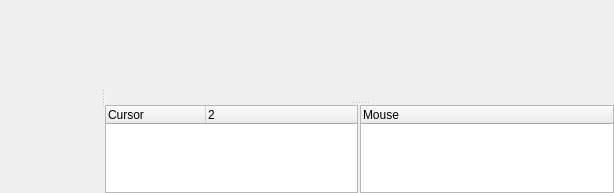
  <widget class="QWidget" name="centralWidget">
   <layout class="QHBoxLayout" name="horizontalLayout">
    <property name="leftMargin">
     <number>0</number>
    </property>
    <property name="topMargin">
     <number>0</number>
    </property>
    <property name="rightMargin">
     <number>0</number>
    </property>
    <property name="bottomMargin">
     <number>0</number>
    </property>
    <item>
     <widget class="QSplitter" name="splitterMain">
      <property name="frameShape">
       <enum>QFrame::NoFrame</enum>
      </property>
      <property name="orientation">
       <enum>Qt::Horizontal</enum>
      </property>
      <property name="handleWidth">
       <number>5</number>
      </property>
      <property name="childrenCollapsible">
       <bool>false</bool>
      </property>
      <widget class="QWidget" name="widgetControlPanelHolder" native="true">
       <layout class="QVBoxLayout" name="layoutControlPanelHolder">
        <property name="spacing">
         <number>0</number>
        </property>
        <property name="leftMargin">
         <number>0</number>
        </property>
        <property name="topMargin">
         <number>0</number>
        </property>
        <property name="rightMargin">
         <number>0</number>
        </property>
        <property name="bottomMargin">
         <number>0</number>
        </property>
        <item>
         <widget class="QWidget" name="widgetControlPanel" native="true">
          <layout class="QVBoxLayout" name="layoutControlPanel">
           <property name="spacing">
            <number>0</number>
           </property>
           <property name="sizeConstraint">
            <enum>QLayout::SetDefaultConstraint</enum>
           </property>
           <property name="leftMargin">
            <number>0</number>
           </property>
           <property name="topMargin">
            <number>0</number>
           </property>
           <property name="rightMargin">
            <number>0</number>
           </property>
           <property name="bottomMargin">
            <number>0</number>
           </property>
           <item>
            <widget class="PanelAllLayers" name="widgetAllLayers" native="true">
             <property name="sizePolicy">
              <sizepolicy hsizetype="MinimumExpanding" vsizetype="MinimumExpanding">
               <horstretch>1</horstretch>
               <verstretch>1</verstretch>
              </sizepolicy>
             </property>
             <property name="minimumSize">
              <size>
               <width>100</width>
               <height>0</height>
              </size>
             </property>
            </widget>
           </item>
          </layout>
         </widget>
        </item>
       </layout>
      </widget>
      <widget class="QWidget" name="widget" native="true">
       <property name="sizePolicy">
        <sizepolicy hsizetype="Preferred" vsizetype="Preferred">
         <horstretch>1</horstretch>
         <verstretch>0</verstretch>
        </sizepolicy>
       </property>
       <layout class="QHBoxLayout" name="horizontalLayout_2">
        <property name="spacing">
         <number>0</number>
        </property>
        <property name="leftMargin">
         <number>0</number>
        </property>
        <property name="topMargin">
         <number>0</number>
        </property>
        <property name="rightMargin">
         <number>0</number>
        </property>
        <property name="bottomMargin">
         <number>0</number>
        </property>
        <item>
         <widget class="QSplitter" name="splitterInfoPanel">
          <property name="orientation">
           <enum>Qt::Vertical</enum>
          </property>
          <property name="handleWidth">
           <number>5</number>
          </property>
          <property name="childrenCollapsible">
           <bool>false</bool>
          </property>
          <widget class="QWidget" name="widgetViewportHolder" native="true">
           <property name="sizePolicy">
            <sizepolicy hsizetype="Preferred" vsizetype="Preferred">
             <horstretch>0</horstretch>
             <verstretch>1</verstretch>
            </sizepolicy>
           </property>
           <property name="minimumSize">
            <size>
             <width>100</width>
             <height>100</height>
            </size>
           </property>
           <property name="autoFillBackground">
            <bool>true</bool>
           </property>
           <layout class="QGridLayout" name="gridLayoutViewport" rowstretch="0,0">
            <property name="leftMargin">
             <number>0</number>
            </property>
            <property name="topMargin">
             <number>0</number>
            </property>
            <property name="rightMargin">
             <number>0</number>
            </property>
            <property name="bottomMargin">
             <number>0</number>
            </property>
            <property name="spacing">
             <number>1</number>
            </property>
            <item row="0" column="0">
             <widget class="RenderView2D" name="viewAxial" native="true">
              <property name="mouseTracking">
               <bool>true</bool>
              </property>
             </widget>
            </item>
            <item row="0" column="1">
             <widget class="RenderView2D" name="viewSagittal" native="true">
              <property name="mouseTracking">
               <bool>true</bool>
              </property>
             </widget>
            </item>
            <item row="1" column="0">
             <widget class="RenderView2D" name="viewCoronal" native="true">
              <property name="mouseTracking">
               <bool>true</bool>
              </property>
             </widget>
            </item>
            <item row="1" column="1">
             <widget class="RenderView3D" name="view3D" native="true">
              <property name="mouseTracking">
               <bool>true</bool>
              </property>
             </widget>
            </item>
           </layout>
          </widget>
          <widget class="QWidget" name="widgetInfoPanelHolder" native="true">
           <layout class="QVBoxLayout" name="layoutInfoPanelHolder">
            <property name="spacing">
             <number>0</number>
            </property>
            <property name="leftMargin">
             <number>0</number>
            </property>
            <property name="topMargin">
             <number>0</number>
            </property>
            <property name="rightMargin">
             <number>0</number>
            </property>
            <property name="bottomMargin">
             <number>0</number>
            </property>
            <item>
             <widget class="QWidget" name="widgetInfoPanel" native="true">
              <layout class="QHBoxLayout" name="horizontalLayout_3">
               <property name="spacing">
                <number>2</number>
               </property>
               <property name="leftMargin">
                <number>0</number>
               </property>
               <property name="topMargin">
                <number>0</number>
               </property>
               <property name="rightMargin">
                <number>0</number>
               </property>
               <property name="bottomMargin">
                <number>0</number>
               </property>
               <item>
                <widget class="InfoTreeWidget" name="treeWidgetCursorInfo">
                 <property name="rootIsDecorated">
                  <bool>false</bool>
                 </property>
                 <property name="uniformRowHeights">
                  <bool>true</bool>
                 </property>
                 <property name="columnCount">
                  <number>2</number>
                 </property>
                 <attribute name="headerCascadingSectionResizes">
                  <bool>false</bool>
                 </attribute>
                 <column>
                  <property name="text">
                   <string notr="true">Cursor</string>
                  </property>
                 </column>
                 <column>
                  <property name="text">
                   <string/>
                  </property>
                 </column>
                </widget>
               </item>
               <item>
                <widget class="InfoTreeWidget" name="treeWidgetMouseInfo">
                 <property name="rootIsDecorated">
                  <bool>false</bool>
                 </property>
                 <property name="uniformRowHeights">
                  <bool>true</bool>
                 </property>
                 <column>
                  <property name="text">
                   <string>Mouse</string>
                  </property>
                 </column>
                 <column>
                  <property name="text">
                   <string/>
                  </property>
                 </column>
                </widget>
               </item>
              </layout>
             </widget>
            </item>
           </layout>
          </widget>
         </widget>
        </item>
       </layout>
      </widget>
     </widget>
    </item>
   </layout>
  </widget>
